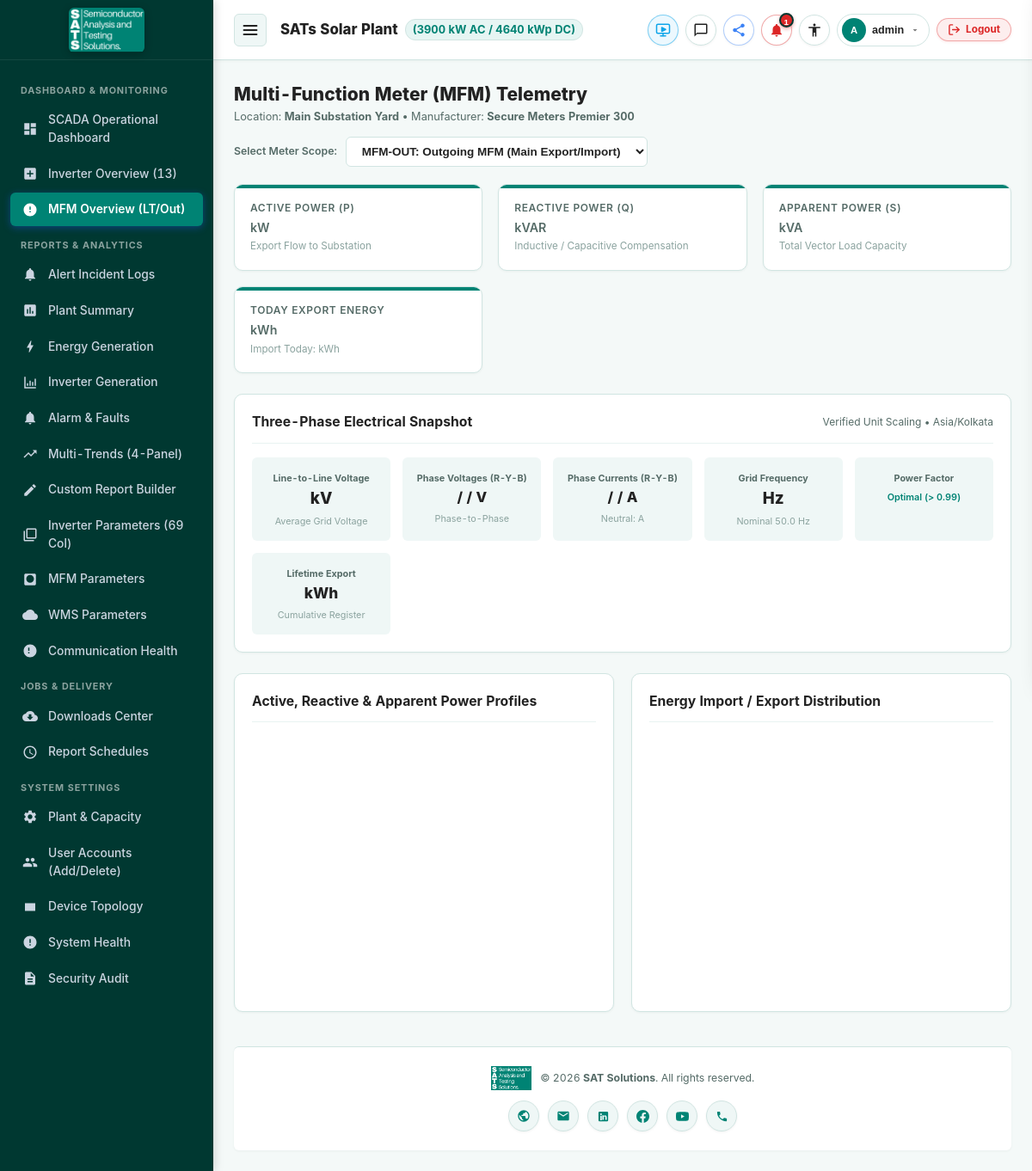
/mfm/overview (signed in), run on an earlier commit of the app's database.
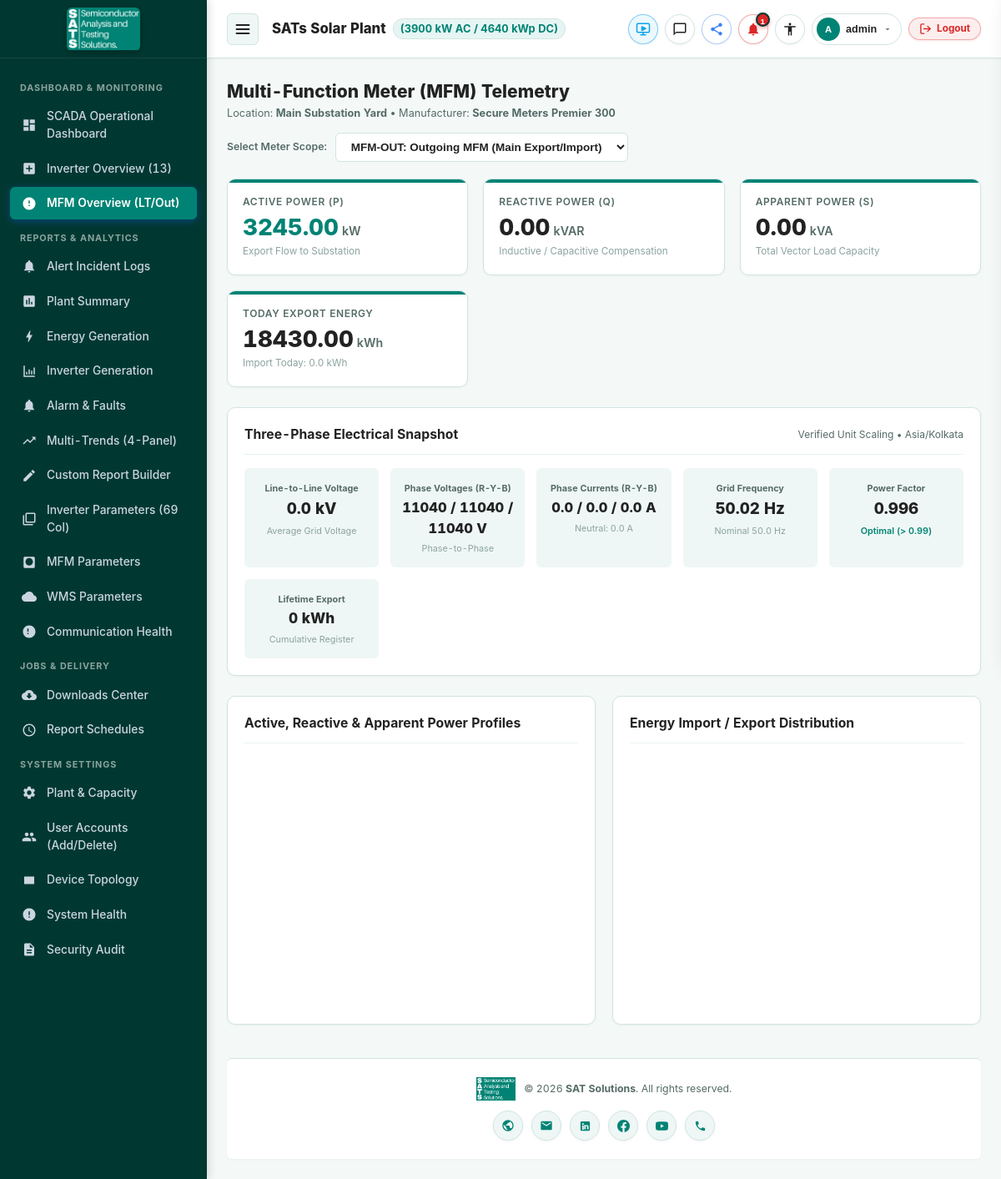
And on a later commit of the database.
### apps/telemetry/models.py (models this page shows)
class MFMObservation(models.Model):
    device = models.ForeignKey(Device, on_delete=models.CASCADE, related_name='mfm_observations')
    timestamp = models.DateTimeField(db_index=True)
    received_at = models.DateTimeField(auto_now_add=True)
    quality = models.CharField(max_length=20, choices=DataQuality.choices, default=DataQuality.VALID)
    active_power = models.FloatField(default=0.0, help_text="Total Active Power (kW)")
    reactive_power = models.FloatField(default=0.0, help_text="Total Reactive Power (kVAR)")
    apparent_power = models.FloatField(default=0.0, help_text="Total Apparent Power (kVA)")
    v_ll = models.FloatField(default=0.0, help_text="Average Line-to-Line Voltage (kV)")
    v_ry = models.FloatField(default=0.0, help_text="Voltage R-Y (V)")
    v_yb = models.FloatField(default=0.0, help_text="Voltage Y-B (V)")
    v_br = models.FloatField(default=0.0, help_text="Voltage B-R (V)")
    i_r = models.FloatField(default=0.0, help_text="Current R (A)")
    i_y = models.FloatField(default=0.0, help_text="Current Y (A)")
    i_b = models.FloatField(default=0.0, help_text="Current B (A)")
    i_neutral = models.FloatField(default=0.0, help_text="Neutral Current (A)")
    frequency = models.FloatField(default=50.0, help_text="Frequency (Hz)")
    power_factor = models.FloatField(default=0.99, help_text="Power Factor")
    import_energy_today = models.FloatField(default=0.0, help_text="Today Imported Energy (kWh)")
    export_energy_today = models.FloatField(default=0.0, help_text="Today Exported Energy (kWh)")
    import_energy_lifetime = models.FloatField(default=0.0, help_text="Cumulative Imported Energy (kWh)")
    export_energy_lifetime = models.FloatField(default=0.0, help_text="Cumulative Exported Energy (kWh)")
    class Meta:
        indexes = [
            models.Index(fields=['device', 'timestamp']),
            models.Index(fields=['timestamp']),
        ]
        ordering = ['-timestamp']

### apps/monitoring/views.py (the view)
# urls.py: path('mfm/overview', views.mfm_overview_view, name='mfm_overview'),
@login_required
def mfm_overview_view(request):
    mfm_devices = Device.objects.filter(device_type=DeviceType.MFM).order_by('display_order')
    selected_id = request.GET.get('device', 'MFM-OUT')
    selected_device = mfm_devices.filter(device_id=selected_id).first()
    if not selected_device:
        selected_device = mfm_devices.first()
        selected_id = selected_device.device_id if selected_device else 'MFM-OUT'
    latest_obs = MFMObservation.objects.filter(device=selected_device).order_by('-timestamp').first()
    history = list(MFMObservation.objects.filter(device=selected_device).order_by('timestamp')[:100])
    c_times = [h.timestamp.strftime('%H:%M') for h in history]
    c_active_p = [h.active_power for h in history]
    c_reactive_p = [h.reactive_power for h in history]
    c_apparent_p = [h.apparent_power for h in history]
    c_export_e = [h.export_energy_today for h in history]
    c_import_e = [h.import_energy_today for h in history]
    context = {
        'mfm_devices': mfm_devices,
        'selected_device': selected_device,
        'latest': latest_obs,
        'history': history,
        'c_times_json': json.dumps(c_times),
        'c_active_p_json': json.dumps(c_active_p),
        'c_reactive_p_json': json.dumps(c_reactive_p),
        'c_apparent_p_json': json.dumps(c_apparent_p),
        'c_export_e_json': json.dumps(c_export_e),
        'c_import_e_json': json.dumps(c_import_e),
    }
    return render(request, 'monitoring/mfm_overview.html', context)

### templates/monitoring/mfm_overview.html (shortened to what the changed rows need)
{% extends 'base.html' %}
{% block content %}
<div style="display: flex; align-items: center; justify-content: space-between; flex-wrap: wrap; gap: 14px; margin-bottom: 20px;">
    <div>
        <h1 style="font-size: 1.4rem; font-weight: 800; color: var(--text-main);">
            Multi-Function Meter (MFM) Telemetry
        </h1>
    </div>
</div>
<div class="kpi-grid">
    <div class="kpi-card">
        <span class="kpi-label">Active Power (P)</span>
        <div class="kpi-value" style="color: var(--primary);">{{ latest.active_power|floatformat:2 }} <span class="kpi-unit">kW</span></div>
        <span class="kpi-sub">Export Flow to Substation</span>
    </div>
    <div class="kpi-card">
        <span class="kpi-label">Reactive Power (Q)</span>
        <div class="kpi-value">{{ latest.reactive_power|floatformat:2 }} <span class="kpi-unit">kVAR</span></div>
        <span class="kpi-sub">Inductive / Capacitive Compensation</span>
    </div>
    <div class="kpi-card">
        <span class="kpi-label">Apparent Power (S)</span>
        <div class="kpi-value">{{ latest.apparent_power|floatformat:2 }} <span class="kpi-unit">kVA</span></div>
        <span class="kpi-sub">Total Vector Load Capacity</span>
    </div>
    <div class="kpi-card kpi-green">
        <span class="kpi-label">Today Export Energy</span>
        <div class="kpi-value">{{ latest.export_energy_today|floatformat:2 }} <span class="kpi-unit">kWh</span></div>
        <span class="kpi-sub">Import Today: {{ latest.import_energy_today }} kWh</span>
    </div>
</div>
<div class="card">
    <div class="card-header">
        <h2 class="card-title">Three-Phase Electrical Snapshot</h2>
    </div>
    <div style="display: grid; grid-template-columns: repeat(auto-fit, minmax(160px, 1fr)); gap: 14px; text-align: center;">
        <div style="background: var(--surface-alt); padding: 12px; border-radius: var(--radius-sm);">
            <span style="font-size: 0.72rem; color: var(--text-muted); font-weight: 700;">Line-to-Line Voltage</span>
            <div style="font-size: 1.25rem; font-weight: 800; color: var(--text-main);">{{ latest.v_ll }} {% if 'OUT' in selected_device.device_id %}kV{% else %}V{% endif %}</div>
            <span style="font-size: 0.72rem; color: var(--text-dim);">Average Grid Voltage</span>
        </div>
        <div style="background: var(--surface-alt); padding: 12px; border-radius: var(--radius-sm);">
            <span style="font-size: 0.72rem; color: var(--text-muted); font-weight: 700;">Phase Voltages (R-Y-B)</span>
            <div style="font-size: 1.1rem; font-weight: 800; color: var(--text-main);">{{ latest.v_ry|floatformat:0 }} / {{ latest.v_yb|floatformat:0 }} / {{ latest.v_br|floatformat:0 }} V</div>
            <span style="font-size: 0.72rem; color: var(--text-dim);">Phase-to-Phase</span>
        </div>
        <div style="background: var(--surface-alt); padding: 12px; border-radius: var(--radius-sm);">
            <span style="font-size: 0.72rem; color: var(--text-muted); font-weight: 700;">Phase Currents (R-Y-B)</span>
            <div style="font-size: 1.1rem; font-weight: 800; color: var(--text-main);">{{ latest.i_r }} / {{ latest.i_y }} / {{ latest.i_b }} A</div>
            <span style="font-size: 0.72rem; color: var(--text-dim);">Neutral: {{ latest.i_neutral }} A</span>
        </div>
        <div style="background: var(--surface-alt); padding: 12px; border-radius: var(--radius-sm);">
            <span style="font-size: 0.72rem; color: var(--text-muted); font-weight: 700;">Grid Frequency</span>
            <div style="font-size: 1.25rem; font-weight: 800; color: var(--text-main);">{{ latest.frequency }} Hz</div>
            <span style="font-size: 0.72rem; color: var(--text-dim);">Nominal 50.0 Hz</span>
        </div>
        <div style="background: var(--surface-alt); padding: 12px; border-radius: var(--radius-sm);">
            <span style="font-size: 0.72rem; color: var(--text-muted); font-weight: 700;">Power Factor</span>
            <div style="font-size: 1.25rem; font-weight: 800; color: var(--text-main);">{{ latest.power_factor }}</div>
            <span style="font-size: 0.72rem; color: var(--success); font-weight: 600;">Optimal (> 0.99)</span>
        </div>
        <div style="background: var(--surface-alt); padding: 12px; border-radius: var(--radius-sm);">
            <span style="font-size: 0.72rem; color: var(--text-muted); font-weight: 700;">Lifetime Export</span>
            <div style="font-size: 1.15rem; font-weight: 800; color: var(--text-main);">{{ latest.export_energy_lifetime|floatformat:0 }} kWh</div>
            <span style="font-size: 0.72rem; color: var(--text-dim);">Cumulative Register</span>
        </div>
    </div>
</div>
<div class="grid-2col-responsive">
    <div class="card" style="margin-bottom: 0;">
        <div class="card-header">
            <h2 class="card-title">Active, Reactive & Apparent Power Profiles</h2>
        </div>
    </div>
    <div class="card" style="margin-bottom: 0;">
        <div class="card-header">
            <h2 class="card-title">Energy Import / Export Distribution</h2>
        </div>
    </div>
</div>
{% endblock %}

What changed in the data, as far as the page shows it:
added MFMObservation: active_power "3245.00", reactive_power "0.00", apparent_power "0.00", export_energy_today "18430.00", import_energy_today "0.0", v_ll "0.0", v_ry "11040", v_yb "11040", v_br "11040", i_r "0.0", i_y "0.0", i_b "0.0", i_neutral "0.0", frequency "50.02", power_factor "0.996", export_energy_lifetime "0"
